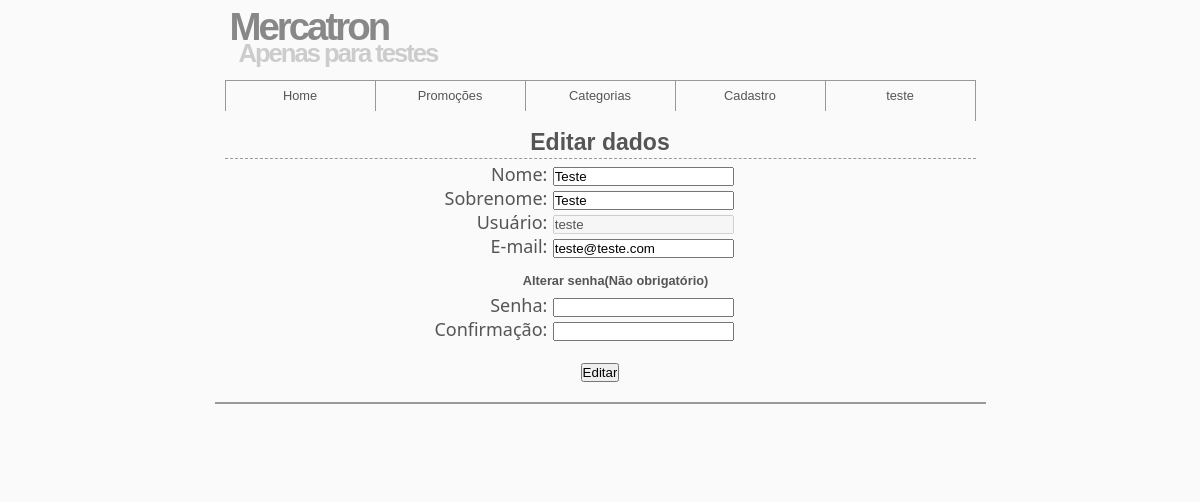
Page /index.php?page=usuario&action=editar&id=2 (signed in) on the committed database.
### tables this page shows
CREATE TABLE `usuarios` (
  `id_usuario` int(11) NOT NULL,
  `nome` char(15) NOT NULL,
  `sobrenome` varchar(30) NOT NULL,
  `usuario` varchar(20) NOT NULL,
  `email` varchar(20) NOT NULL,
  `pass` varchar(32) NOT NULL,
  `data_registro` datetime NOT NULL,
  `id_nivel` int(11) DEFAULT NULL
);

### index.php (called while the page is built, shortened)
<?php
	require('app/config/connect.php');
	require('app/src/default.php');
	require_once("app/src/".ucfirst(Fuseaction)."/act_".strtolower(Fuseaction).".php");
	require_once("app/template/layout/layout.php");
?>

### app/src/default.php (called while the page is built, shortened)
<?php
	class Padrao{
		public function __construct(){
			$Connect = new Connect;
			$this->Dbc = $Connect->connectToDb();
		}
	}
?>

### app/config/connect.php (called while the page is built, shortened)
<?php
	class Connect{
		private $host = "localhost";
		private $user = "root";
		private $pass = "";
		private $db = "phploja";
		private $connection;
		protected function getHost(){ return $this->host;}
		protected function getUser(){ return $this->user;}
		protected function getPass(){ return $this->pass;}
		protected function getDb(){ return $this->db;}
		public function connectToDb(){
			$this->connection = mysqli_connect($this->getHost(), $this->getUser(), $this->getPass(), $this->getDb());
			return $this;
		}
		public function query($query){
			return mysqli_query ($this->connection, $query);
		}
	}
?>

### app/src/Usuario/act_usuario.php (called while the page is built, shortened)
<?php
	$Usuario = new Usuario;
	$dados = $Usuario->getUsuarioPorId($_GET['id']);
?>

### app/src/Usuario/usuario.php (called while the page is built, shortened)
<?php
	class Usuario extends Padrao{
		function getUsuarioPorId($id){
			$q = "SELECT * FROM usuarios WHERE id_usuario='$id'";
			$r = $this->Dbc->query($q);
			$row = mysqli_fetch_array($r, MYSQLI_ASSOC);
			return $row;
		}
	}
?>

### app/template/Usuario/editar.php (the view, shortened to what this page needs)
<h1 align="center">Editar dados</h1>
<form name="editar" action="index.php?page=usuario&action=editar&id=<?php echo $_GET['id']; ?>" method="post">
	<div class="form-cadastro">
    	<div class="form-label">
			<span>Nome: </span><br/>
        	<span>Sobrenome: </span><br/>
            <span>Usuário: </span><br/>
            <span>E-mail: </span><br/>
            <p></p><br/>
            <span>Senha: </span><br/>
            <span>Confirmação: </span>
        </div>
        <div class="form-input">
        	<input type="text" name="nome" value="<?php echo $dados['nome']; ?>"/><br/>
            <input type="text" name="sobrenome" value="<?php echo $dados['sobrenome']; ?>"/><br/>
            <input type="text" name="usuario" disabled value="<?php echo $dados['usuario']; ?>"/><br/>
            <input type="text" name="email" value="<?php echo $dados['email']; ?>"/><br/>
            <p style="margin-left: -50px; margin-top: -5px; margin-bottom: 5px"><b>Alterar senha(Não obrigatório)</b></p>
            <input type="password" name="senha" /><br/>
            <input type="password" name="csenha" />
        </div>
        <div class="botao-cadastro">
        	<br/>
            <input type="submit" name="editar" value="Editar" />
        </div>
	</div>
</form>

### app/template/layout/style.css (style rules this page uses)
* { border:1; margin:0; padding:0; }
body { background:#fafafa; color:#555; font:0.8em Arial, Helvetica, "bitstream vera sans", sans-serif; }
#content h1 { border-bottom:1px dashed #999; font-size:1.8em; padding:8px 0 2px; margin-bottom: 3px; }
#content p { padding:20px 20px 0; }
.form-cadastro { text-align: center; margin: 0 auto; width: 70%; }
.form-label { width: 40%; float: left; text-align: right; }
.form-label span { font-size: 18px; font-family:Segoe, "Segoe UI", "DejaVu Sans", "Trebuchet MS", Verdana, sans-serif; }
.form-input { width: 59%; float: right; text-align: left; }
.form-input input { margin-top: 5px; }
.botao-cadastro { padding-top: 7px; width: 100%; clear: both; }

### rows in the picture
usuarios: nome "Teste", sobrenome "Teste", usuario "teste", email "teste@teste.com"

### other values in the picture
$_SESSION['usuario'] "teste"
